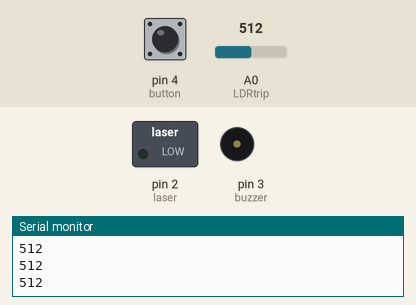
Recording of a sketch running on a simulated Arduino Uno, built with avr-gcc and run on an emulated ATmega328P. Parts: switched loads named in the sketch (green lamp = pin HIGH), buzzer (waves = sounding), the last lines printed to the serial monitor. The test bench sets the inputs (shaded band); at power-on: pin 4 (button) LOW, A0 (LDRtrip) = 512.

Above: at 0.9 s.
1.0 s: pin 4 (button) pulled HIGH for 0.15 s
At 2.2 s:
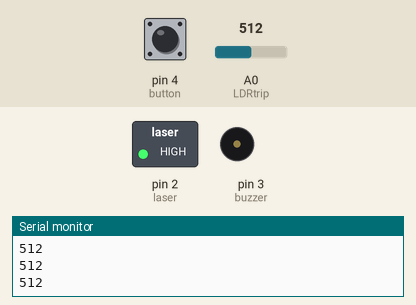
2.6 s: A0 (LDRtrip) set to 427
4.1 s: A0 (LDRtrip) set to 403
At 5.1 s:
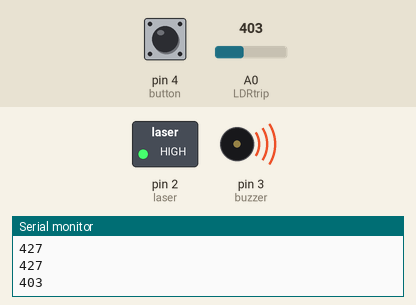
8.6 s: A0 (LDRtrip) set to 306
Timing chart, 0 to 11.1 s (numbered marks = the images above; inputs shaded):
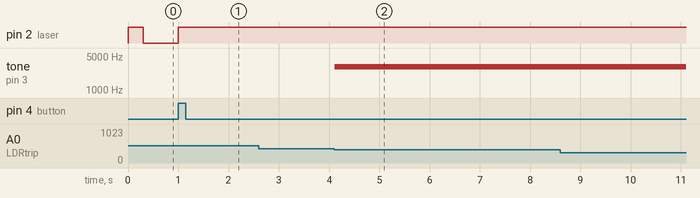

Measured:
- the behaviour switches between 412 and 411 on A0 (LDRtrip) (found by bisection; images 1 and 2)
- after the input at 1.0 s, pin 2 (laser): LOW → HIGH at once
- after the input at 4.1 s, tone on pin 3 (buzzer): silent → 3000 Hz at once

The sketch:

python_final_2.ino
```cpp
//Final Project Code
// Arduino based tripwire system
//Julie Landes

// This code was largely aided by the following resource for the circuitry help and Arduino-specific inputs for the different hardware components
//    https://create.arduino.cc/projecthub/digitalfendi/super-simple-fun-laser-tripwire-aa56c9
// I largely edited their code for the parts that I had, as well as adding the callibration metric and some of the loops. Essentailly, I took the code that they created,
// I added my own components, and added the Python communication for a notification aspect.

int laser = 2; // laser is in Digital Pin 2
int buzzer = 3; // buzzer is in Digital Pin 3
int button = 4; // button is in Digital Pin 4
int LDRtrip = A0; //photoresistor 1 is in Analog Pin A0
int LDRreg = A1; //photoresistor 2 is in Analog Pin A1
int calib = 0; //calibration value for the LDR
int calib2 = 0;
int calib3 = 0;
int finalcalib = 0; //actual callibration value
int reading = 0; //setting up the LDR reading variable
int count = 0; //counting button presses
int x;

void setup() {
  pinMode(laser, OUTPUT);
  pinMode(buzzer, OUTPUT);
  pinMode(button, INPUT);
  pinMode(LDRtrip, INPUT);
  Serial.begin(9600);

  digitalWrite(laser, HIGH); //turn on laser for calibration

  while (1) {
    calib = analogRead(LDRtrip); //get three calibration readings
    //Serial.print("LDR Reading: ");
    Serial.println(calib);
    delay(100);
    calib2 = analogRead(LDRtrip);
    //Serial.print("LDR Reading: ");
    Serial.println(calib2);
    delay(100);
    calib3 = analogRead(LDRtrip);
    //Serial.print("LDR Reading: ");
    Serial.println(calib3);
    delay(100);

    // calibrate to the laser light level
    if ((abs(calib - calib2)) < 20) {
      finalcalib = ((calib + calib2 + calib3)/3); //avg of the three calibration values
      //Serial.print("Calibration LDR Reading: ");
      Serial.print(finalcalib);
      break;
    }
    else if ((abs(calib - calib3)) < 20){
      finalcalib = ((calib + calib2 + calib3)/3); //avg of the three calibration values
      //Serial.print("Calibration LDR Reading: ");
      Serial.print(finalcalib);
      break;
    }
    else {
      delay(2000); // if they arent close enough together, wait and try again
    }
    }
    digitalWrite(laser, LOW); //turn off laser til button is pressed

    while (1){ //until button is pressed, nothing happens
      if (digitalRead(button) == HIGH){ //if the button is pressed
        digitalWrite(laser, HIGH); //turn on laser
        break;
        }
    }
}

void loop() {
    reading = analogRead(LDRtrip);
    Serial.println(reading);
    if (reading < (finalcalib - 100)){ //if the laser is broken
      tone(3, 3000);
      delay(5000);
      //Serial.println("beam broken");
    }
    else {
      noTone(3);
    }
}
```
